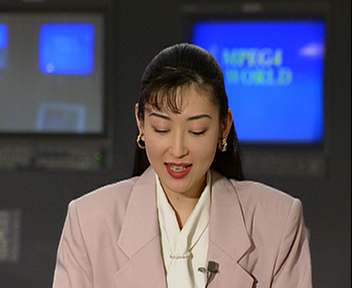
#> input picture VideoCoding/4_reference/akiyo_96.png, 352 x 288 px; the run also reads 4 pictures not shown here
$ python ME.py
#> lines starting #> are read from the running program, lines starting #| are printed output that depends on the picture; after the words box and inside, x2 and y2 are one past the last pixel; in counts of white or black regions, pixels touching at a corner belong together
### VideoCoding/4_reference/utlis.py
#!/usr/bin/env python
import numpy as np
import itertools
import cv2

def MAD(m1,m2):
    return np.absolute(np.subtract(m1,m2)).mean()

def MSE(m1,m2):
    return np.square(np.subtract(m1,m2)).mean()

class Block():
    min = None
    max = None
    max_mv_amp = 0

    def __init__(self,x,y,w,h):
        self.coord   = (x,y,w,h)
        self.center  = (x+w//2,y+h//2)
        self.mv      = (0,0)
        self.mv_amp  = 0

    def check_inside_frame(self,x,y):
        """check if the searched box inside the target frame"""
        check = True
        if x<Block.min[0] or x>Block.max[0] \
            or y<Block.min[1] or y>Block.max[1]:
            check = False
        return check

    def calculate_mv_amp(self):
        """calculate L2 norm of motion-vector"""
        amp = (self.mv[0]**2 + self.mv[1]**2)**0.5
        if amp > Block.max_mv_amp:
            Block.max_mv_amp = amp
        self.mv_amp = amp

class BlockMatching():

    def __init__(self,dfd,blockSize,searchRange,motionIntensity=True):
        self.mse = dfd
        self.blockSize = blockSize
        self.searchRange = searchRange
        self.motionIntensity = motionIntensity

        # given frames
        self.prev = None
        self.target = None
        self.shape  = None

        # blocks in prev
        self.blocks = None

        # return frames
        self.prevP     = None
        self.motionField = None

        self.best_match = []

    def step(self, frames_prev, target):
        self.raw(frames_prev,target); coord = []; dfd_min = []; blocks = []
        for x in self.best_match:
            coord_tmp = [];dfd_min_tmp = [];block_tmp = []
            l = len(x)

            for j in range(l):
                if j % 3 == 0:
                    coord_tmp.append(x[j])
                elif j % 3 == 1:
                    dfd_min_tmp.append(x[j])
                else:
                    block_tmp.append(x[j])

            coord.append(coord_tmp)
            dfd_min.append(dfd_min_tmp)
            blocks.append(block_tmp)

        coord = np.asarray(coord).T.tolist()
        dfd_min = np.asarray(dfd_min).T.tolist()
        blocks = np.asarray(blocks).T.tolist()
        store=[]
        for ele in dfd_min:
            i = ele.index(min(ele))
            store.append([coord[0][i],blocks[0][i]])

        #print(store)
        for ele in store:
            info, block = ele
            # get best-match coordinates
            (x,y,w,h) = info
            # set the difference as motion-vector
            block.mv = (x-block.coord[0],y-block.coord[1])
            block.calculate_mv_amp()

            self.plot_motionField()
            self.blocks2frame()

    def raw(self,frames_prev,target):
        """One-step run for given frame pair."""
        for prev in frames_prev:
            self.prev = prev
            self.target = target
            self.shape  = prev.shape

            self.frame2blocks()
            # update block.calculate_mv_amp
            self.ThreeStepSearch()

    def frame2blocks(self):
        """Divides the frame matrix into block objects."""

        (H,W) = self.shape
        (sizeH,sizeW) = self.blockSize

        self.blocks = []
        for h in range(H//sizeH):
            for w in range(W//sizeW):
                # initialize Block() objects with
                # upper-left coordinates and block size
                x = w*sizeW ; y = h*sizeH
                self.blocks.append(Block(x,y,sizeW,sizeH))

        # store the upper-left and bottom-right block coordinates
        # for future check if the searched block inside the frame
        Block.min = self.blocks[0].coord
        Block.max = self.blocks[-1].coord

    def blocks2frame(self):
        """Construct the predicted"""
        frame = np.zeros(self.shape,dtype="uint8")

        for block in self.blocks:
            # get block coordinates for prev frame
            (x,y,w,h) = block.coord
            # extract the block from prev frame
            block_p = self.prev[y:y+h, x:x+w]
            # append motion-vector to prediction coordinates
            (x,y) = x+block.mv[0], y+block.mv[1]
            # shift the block to new coordinates
            frame[y:y+h, x:x+w] = block_p

        self.prevP = frame

    def plot_motionField(self):
        """Construct the motion field from motion-vectors"""
        frame = np.zeros(self.shape,dtype="uint8")

        for block in self.blocks:
            intensity = round(255 * block.mv_amp/Block.max_mv_amp) if self.motionIntensity else 255
            intensity = 100 if intensity<100 else intensity
            (x2,y2) = block.mv[0]+block.center[0], block.mv[1]+block.center[1]
            cv2.arrowedLine(frame, block.center, (x2,y2), intensity, 1, tipLength=0.3)

        self.motionField = frame

    def ThreeStepSearch(self):
        """Three-Step Search Algorithm"""

        searchStep = [self.searchRange//2,self.searchRange//3,self.searchRange//6]
        # print(searchStep)
        searchAreas = []
        best_match = []
        for step in searchStep:
            dx = [-step, 0, step]
            dy = [-step, 0, step]
            tmp = [r for r in itertools.product(dx,dy)]
            searchAreas.append(tmp)

        for block in self.blocks:
            step1,_ = self.OneStepSearch(block,block.coord,searchAreas[0])
            step2,_ = self.OneStepSearch(block,step1,searchAreas[1])
            step3, dfd_norm_min = self.OneStepSearch(block,step2,searchAreas[2])
            #print(step3)
            best_match.append(step3)
            best_match.append(dfd_norm_min)
            best_match.append(block)

        self.best_match.append(best_match)

    def OneStepSearch(self,block,searchCoord,searchArea):
        """Three-Step Search helper function"""

        # get block coordinates for prev frame
        (x,y,w,h) = block.coord
        # extract the block from prev frame
        block_p = self.prev[y:y+h, x:x+w]

        # displaced frame difference := initially infinity
        dfd_norm_min = np.Inf

        # best-match coordinates
        coord = (x,y,w,h)

        # search the matched block in target frame in search area
        for (dx,dy) in searchArea:
            (x,y,w,h) = searchCoord
            # check if the searched box inside the target frame
            if not block.check_inside_frame(x+dx,y+dy):
                continue
            x = x+dx ; y = y+dy

            # extract the block from target frame
            block_t = self.target[y:y+h, x:x+w]

            # calculate displaced frame distance
            if self.mse:
                dfd_norm = MSE(block_p,block_t)
            else:
                dfd_norm = MAD(block_p,block_t)

            # update best-match coordinates
            if dfd_norm < dfd_norm_min:
                dfd_norm_min = dfd_norm
                coord = (x,y,w,h)
        return coord, dfd_norm_min

### VideoCoding/4_reference/ME.py
#!/usr/bin/env python

from utlis import BlockMatching
import numpy as np
import cv2
import time

FONT = cv2.FONT_HERSHEY_SIMPLEX
BLUE = (255,0,0)
GREEN= (0,255,0)
RED  = (0,0,255)

dfd=1 ; blockSize=(16,16); searchRange=15 ; predict_from_prev = False ; N=5

bm = BlockMatching(dfd=dfd,
            blockSize=blockSize,
            searchRange=searchRange,
            motionIntensity=False)

dfd = "MSE" if dfd else "MAD"
method = "ThreeStep"
text = ["Block Matching Algorithm","DFD: {} | {} | {} Search Range: {}".format(
    dfd,blockSize,method,searchRange)]

def visualize(prev,target,motionField,prevP,text,a,t):
    h = 70 ; w = 10
    H,W = prev.shape
    HH,WW = h+2*H+20, 2*(W+w)
    frame = np.ones((HH,WW), dtype="uint8")*255

    cv2.putText(frame, text[0], (w, 23), FONT, 0.5, 0, 1)
    cv2.putText(frame, text[1], (w, 40), FONT, 0.4, 0, 1)
    cv2.line(frame, (w, 46), (WW-w, 46),0)

    cv2.putText(frame, f"prev-{a:03d}", (w, h-4), FONT, 0.4, 0, 1)
    cv2.putText(frame, f"target-{t:03d}", (w+W, h-4), FONT, 0.4, 0, 1)
    cv2.putText(frame, "motion field", (w, h+2*H+10), FONT, 0.4, 0, 1)
    cv2.putText(frame, "predicted prev", (w+W, h+2*H+10), FONT, 0.4, 0, 1)

    frame[h:h+H, w:w+W] = prev
    frame[h:h+H, w+W:w+2*W] = target
    frame[h+H:h+2*H, w:w+W] = motionField
    frame[h+H:h+2*H, w+W:w+2*W] = prevP

    return frame

print("Start Demo!")
a = 99; t = 100

start_time = time.time()

akiyo96 = cv2.imread('akiyo_96.png',0)
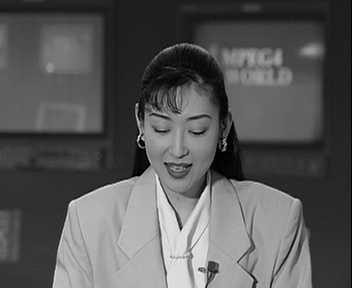
#> akiyo96: shape (288, 352); min 0, max 240, mean 88.4
akiyo97 = cv2.imread('akiyo_97.png',0)
#> akiyo97: shape (288, 352); min 0, max 243, mean 88.4
akiyo98 = cv2.imread('akiyo_98.png',0)
#> akiyo98: shape (288, 352); min 0, max 242, mean 88.4
akiyo99 = cv2.imread('akiyo_99.png',0)
#> akiyo99: shape (288, 352); min 0, max 244, mean 88.4
frames_prev = [akiyo96, akiyo97, akiyo98, akiyo99]
target = cv2.imread('akiyo_100.png',0)
#> target: shape (288, 352); min 0, max 244, mean 88.4

bm.step(frames_prev,target)
#> the loop in raw, `for prev in frames_prev:` made 4 passes
#> the loop in step, `for x in self.best_match:` made 4 passes
#> the loop in step, `for ele in dfd_min:` made 396 passes
#> ele on passes 1 to 3: [0.00391, 0.00781, 0.00391, 0], [0.0195, 0.00781, 0.00781, 0.00781], [0.0117, 0.0273, 0.0273, 0.0117]
prevP = bm.prevP

motionField = bm.motionField
out = visualize(akiyo98,target,motionField,prevP,text,a,t)
#> in visualize, `cv2.putText(frame, text[0], (w, 23), FONT, 0.5, 0, 1)`:
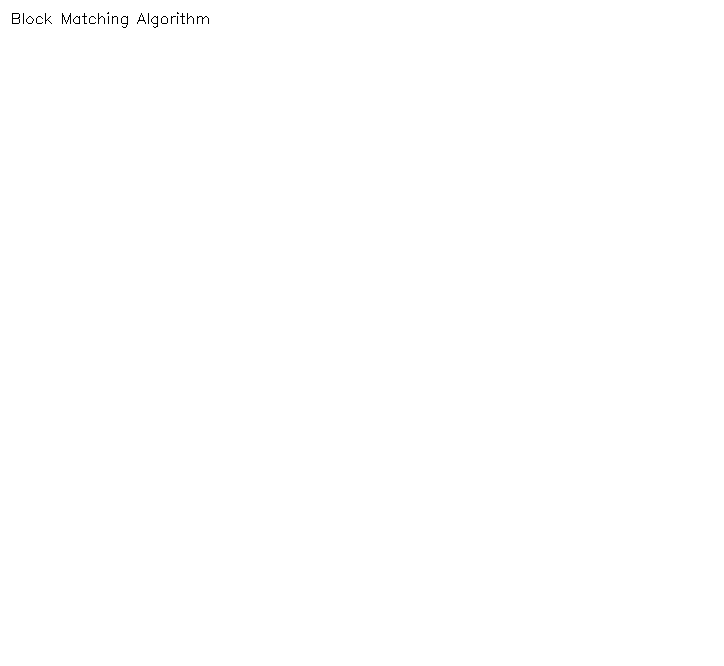
#> frame: shape (666, 724); 99.9% white; black in thin lines or dots, all inside (x1, y1, x2, y2) = (12, 12, 209, 28)
#> in visualize, `cv2.line(frame, (w, 46), (WW-w, 46),0)`: frame: shape (666, 724); 99.6% white; black in thin lines or dots, all inside (x1, y1, x2, y2) = (10, 12, 715, 47)
#> in visualize, `cv2.putText(frame, f"prev-{a:03d}", (w, h-4), FONT, 0.4, 0, 1)`: frame: shape (666, 724); 99.6% white; black in thin lines or dots, all inside (x1, y1, x2, y2) = (10, 12, 715, 70)
#> in visualize, `cv2.putText(frame, "motion field", (w, h+2*H+10), FONT, 0.4, 0, 1)`: frame: shape (666, 724); 99.5% white; black in thin lines or dots
#> in visualize, `cv2.putText(frame, "predicted prev", (w+W, h+2*H+10), FONT, 0.4, 0, 1)`:
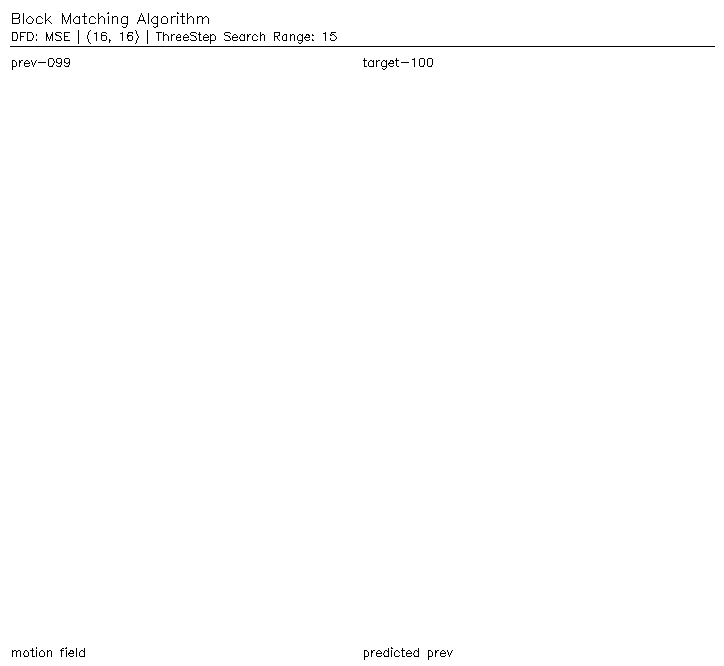
#> frame: shape (666, 724); 99.5% white; black in thin lines or dots
#> in visualize, `frame[h:h+H, w:w+W] = prev`:
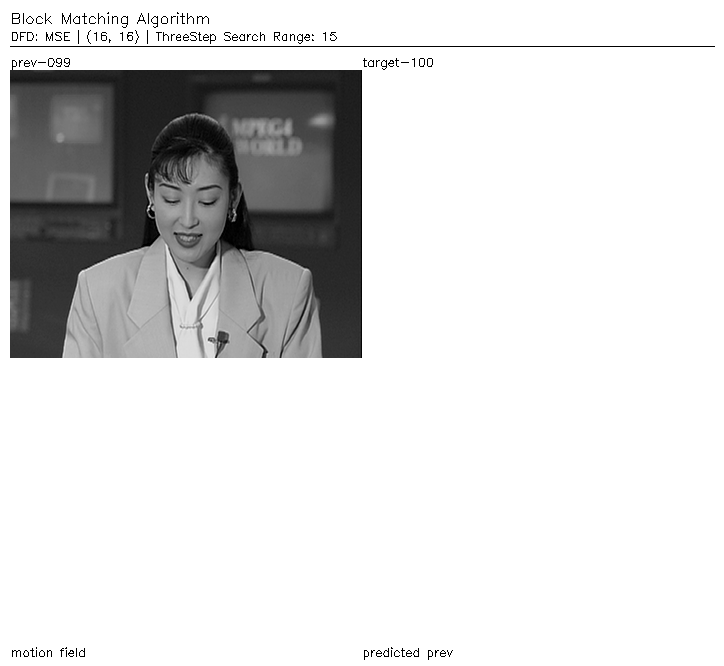
#> frame: shape (666, 724); min 0, max 255, mean 218.6
#> in visualize, `frame[h:h+H, w+W:w+2*W] = target`:
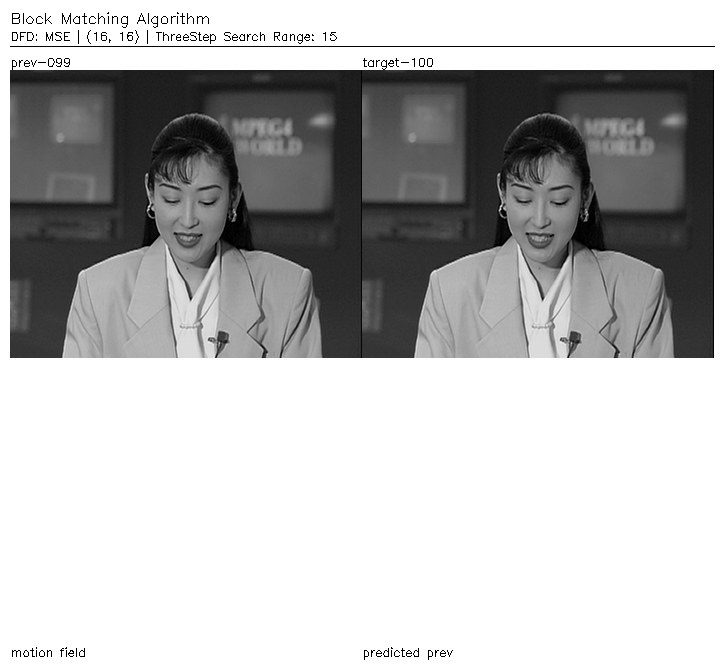
#> frame: shape (666, 724); min 0, max 255, mean 183.6
#> in visualize, `frame[h+H:h+2*H, w:w+W] = motionField`:
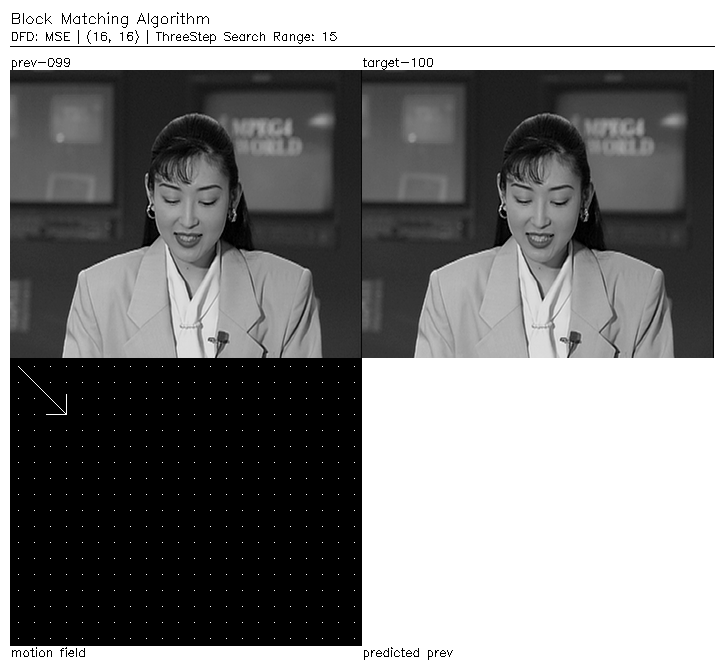
#> frame: shape (666, 724); min 0, max 255, mean 130.2
#> in visualize, `frame[h+H:h+2*H, w+W:w+2*W] = prevP`:
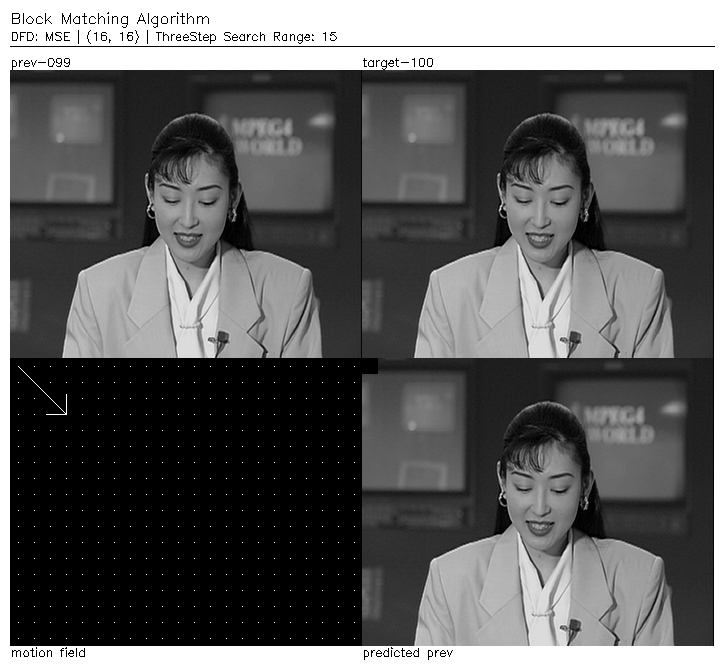
#> frame: shape (666, 724); min 0, max 255, mean 95.2
elapsed_time = time.time() - start_time
# print(f"Elapsed time: {elapsed_time:.3f} secs")
cv2.imshow("Demo",out)
cv2.waitKey(0)
cv2.destroyAllWindows()
